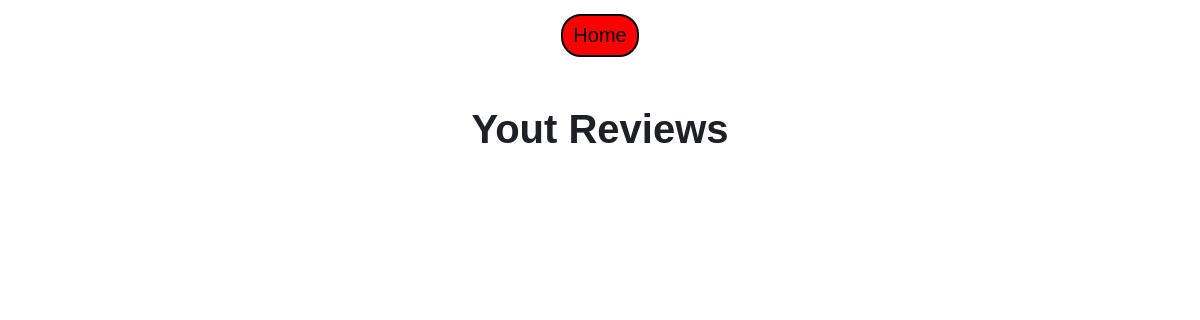
The page /reviews (signed in) on the database as committed earlier.
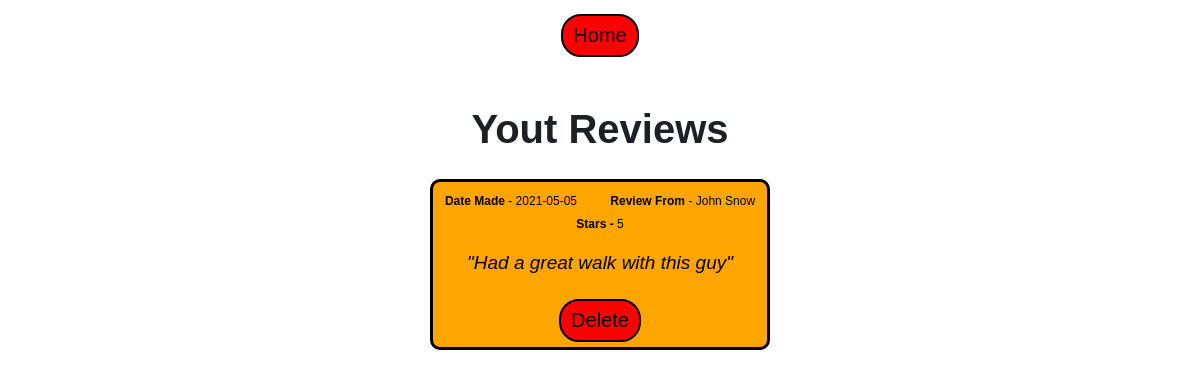
The same page on the database as committed later.
### tables this page shows
CREATE TABLE review (
            byUsrId integer,
            forUsrId integer,
            date text,
            star integer,
            message text,
            PRIMARY KEY (byUsrId, forUsrId, message)
            );

CREATE TABLE users (
            usrId integer primary key,
            email text,
            password text,
            firstName text,
            lastName text,
            accType text,
            postcode text,
            numberOfReviews integer,
            starRating real
            );

### app.py (the view)
@app.route('/reviews')
def reviews():
    userObj = user(session['usrId'])
    bookings = userObj.getReviewsBy()
    return render_template('reviews.html', bookings=bookings, user=user)

### database.py (called while the page is built)
    def search(self, col="null", search="null"):
        conn = sqlite3.connect('main.db')
        c = conn.cursor()
        if col == "email":
            c.execute(f'SELECT * FROM users WHERE email="{search}"')
            data = c.fetchall()
        elif col == "password":
            c.execute(f'SELECT * FROM users WHERE password="{search}"')
            data = c.fetchall()
        elif col == "usrId":
            c.execute(f'SELECT * FROM users WHERE usrId="{search}"')
            data = c.fetchall()
        elif col == "postcode":
            c.execute(f'SELECT * FROM users WHERE postcode="{search}"')
            data = c.fetchall()
        else:
            c.execute(f'SELECT * FROM users')
            data = c.fetchall()
        conn.commit()
        conn.close()
        return(data)

    def getReviewsBy(self, usrId):
        conn = sqlite3.connect('main.db')
        c = conn.cursor()
        c.execute(f'SELECT * FROM review WHERE byUsrId="{usrId}" ORDER BY date DESC')
        data = c.fetchall()
        return(data)
        conn.commit()
        conn.close()

### user.py (called while the page is built)
    def getReviewsBy(self):
        result = db.getReviewsBy(self.usrId)
        return result

### templates/reviews.html (shortened to what this page needs)
{% extends "base.html" %}
{% block head %}
    {{ super() }}
    <link rel="stylesheet" href="{{ url_for('static', filename='css/profile.css') }}">
{% endblock %}
{% block body %}
    <h1>Yout Reviews</h1>
    {% for i in bookings %}
            <div class="review">
                <span style="font-size: 12px;">
                    <span class="name">Date Made</span> -  {{ i[2] }}<span style="padding-left: 30px;"></span>
                    <span class="name">Review From </span> - {{ user(i[0]).fName }} {{ user(i[0]).lName }} <br>
                    <span class="name">Stars - </span>{{ i[3] }}
                    <p class="reviewText">"{{ i[4] }}"</p>
                </span>
                <a href="/delRev/{{ i[0] }}-{{ i[1] }}-{{ i[4].strip() }}-{{ i[3] }}">Delete</a>
            </div>
        {% endfor %}
{% endblock %}

Rows that differ between the two databases and show on the page:
now on this page (row edited): review: date "2021-05-05", byUsrId.firstName "John", byUsrId.lastName "Snow", star "5", message "Had a great walk with this guy"
